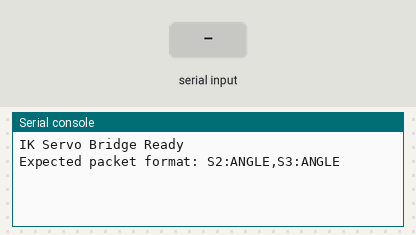
Bench run of a program on a simulated CircuitPython board. Parts: the last lines printed to the serial console. Inputs (shaded band) come from the test bench.

Above: at 1.2 s.
1.3 s: "LEG\n" received over the second serial link
At 2.4 s:
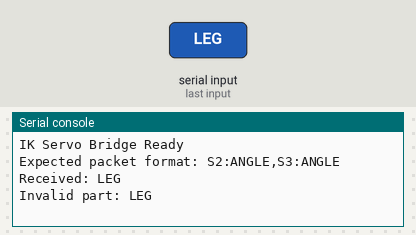
2.8 s: "S1\n" received over the second serial link
At 3.4 s:
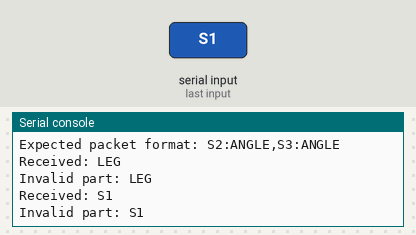
4.3 s: "L1\n" received over the second serial link
At 5.5 s:
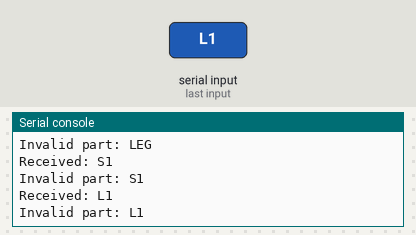
5.8 s: "R1\n" received over the second serial link
At 7.0 s:
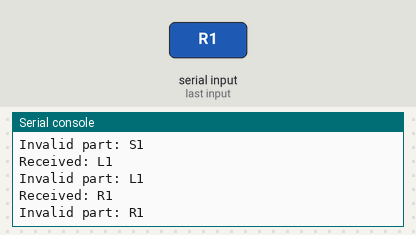
7.3 s: "5\n" received over the second serial link
At 8.1 s:
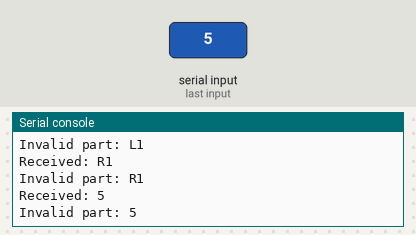

Measured:
- after the input at 1.3 s, the serial console: prints a new line at once (image 1)
- after the input at 2.8 s, the serial console: prints a new line at once (image 2)
- after the input at 4.3 s, the serial console: prints a new line at once (image 3)
- after the input at 5.8 s, the serial console: prints a new line at once (image 4)
- after the input at 7.3 s, the serial console: prints a new line at once (image 5)

The program:

code.py
```python
import time
import board
import pwmio
import usb_cdc
from adafruit_motor import servo

# ---------------------------------------
# Servo Setup
# ---------------------------------------
PWM_FREQUENCY = 50
PULSE_RANGE = (500, 2500)  # microseconds

# Servo 1
pwm1 = pwmio.PWMOut(board.SERVO_1, frequency=PWM_FREQUENCY)
servo1 = servo.Servo(pwm1, min_pulse=PULSE_RANGE[0], max_pulse=PULSE_RANGE[1])

# Servo 2
pwm2 = pwmio.PWMOut(board.SERVO_2, frequency=PWM_FREQUENCY)
servo2 = servo.Servo(pwm2, min_pulse=PULSE_RANGE[0], max_pulse=PULSE_RANGE[1])

#Servo 3
pwm3 = pwmio.PWMOut(board.SERVO_3, frequency=PWM_FREQUENCY)
servo3 = servo.Servo(pwm3, min_pulse=PULSE_RANGE[0], max_pulse=PULSE_RANGE[1])

# Servo 1
pwm4 = pwmio.PWMOut(board.SERVO_4, frequency=PWM_FREQUENCY)
servo4 = servo.Servo(pwm4, min_pulse=PULSE_RANGE[0], max_pulse=PULSE_RANGE[1])

# Servo 2
pwm5 = pwmio.PWMOut(board.SERVO_5, frequency=PWM_FREQUENCY)
servo5 = servo.Servo(pwm5, min_pulse=PULSE_RANGE[0], max_pulse=PULSE_RANGE[1])

#Servo 6
pwm6 = pwmio.PWMOut(board.SERVO_6, frequency=PWM_FREQUENCY)
servo6 = servo.Servo(pwm6, min_pulse=PULSE_RANGE[0], max_pulse=PULSE_RANGE[1])

#Servo 7
pwm7 = pwmio.PWMOut(board.SERVO_7, frequency=PWM_FREQUENCY)
servo7 = servo.Servo(pwm7, min_pulse=PULSE_RANGE[0], max_pulse=PULSE_RANGE[1])

#Servo 8
pwm8 = pwmio.PWMOut(board.SERVO_8, frequency=PWM_FREQUENCY)
servo8 = servo.Servo(pwm8, min_pulse=PULSE_RANGE[0], max_pulse=PULSE_RANGE[1])

#Servo 9
pwm9 = pwmio.PWMOut(board.SERVO_9, frequency=PWM_FREQUENCY)
servo9 = servo.Servo(pwm9, min_pulse=PULSE_RANGE[0], max_pulse=PULSE_RANGE[1])

#Servo 10
pwm10 = pwmio.PWMOut(board.SERVO_10, frequency=PWM_FREQUENCY)
servo10 = servo.Servo(pwm10, min_pulse=PULSE_RANGE[0], max_pulse=PULSE_RANGE[1])

#Servo 11
pwm11 = pwmio.PWMOut(board.SERVO_11, frequency=PWM_FREQUENCY)
servo11 = servo.Servo(pwm11, min_pulse=PULSE_RANGE[0], max_pulse=PULSE_RANGE[1])

#Servo 12
pwm12 = pwmio.PWMOut(board.SERVO_12, frequency=PWM_FREQUENCY)
servo12 = servo.Servo(pwm12, min_pulse=PULSE_RANGE[0], max_pulse=PULSE_RANGE[1])

#Servo 13
pwm13 = pwmio.PWMOut(board.SERVO_13, frequency=PWM_FREQUENCY)
servo13 = servo.Servo(pwm13, min_pulse=PULSE_RANGE[0], max_pulse=PULSE_RANGE[1])

#Servo 14
pwm14 = pwmio.PWMOut(board.SERVO_14, frequency=PWM_FREQUENCY)
servo14 = servo.Servo(pwm14, min_pulse=PULSE_RANGE[0], max_pulse=PULSE_RANGE[1])

#Servo 15
pwm15 = pwmio.PWMOut(board.SERVO_15, frequency=PWM_FREQUENCY)
servo15 = servo.Servo(pwm15, min_pulse=PULSE_RANGE[0], max_pulse=PULSE_RANGE[1])

#Servo 16
pwm16 = pwmio.PWMOut(board.SERVO_16, frequency=PWM_FREQUENCY)
servo16 = servo.Servo(pwm16, min_pulse=PULSE_RANGE[0], max_pulse=PULSE_RANGE[1])

#Servo 17
pwm17 = pwmio.PWMOut(board.SERVO_17, frequency=PWM_FREQUENCY)
servo17 = servo.Servo(pwm17, min_pulse=PULSE_RANGE[0], max_pulse=PULSE_RANGE[1])

#Servo 18
pwm18 = pwmio.PWMOut(board.SERVO_18, frequency=PWM_FREQUENCY)
servo18 = servo.Servo(pwm18, min_pulse=PULSE_RANGE[0], max_pulse=PULSE_RANGE[1])

# ---------------------------------------
# Serial Setup
# ---------------------------------------
serial = usb_cdc.data if usb_cdc.data else usb_cdc.console
buffer = bytearray()

print("IK Servo Bridge Ready")
print("Expected packet format: S2:ANGLE,S3:ANGLE")


legServos = {
    "L1": [servo1, servo2, servo3],
    "R1": [servo4, servo5, servo6],
    "L3": [servo7, servo8, servo9],
    "R3": [servo10, servo11, servo12],
    "L2": [servo13, servo14, servo15],
    "R2": [servo16, servo17, servo18]
}

# ---------------------------------------
# Helper: Apply angle safely
# ---------------------------------------
def set_servo(servo_obj, angle):
    try:
        angle = float(angle)
        if angle < 0: angle = 0
        if angle > 180: angle = 180
        servo_obj.angle = angle
        return True
    except Exception as e:
        print("Invalid angle:", angle, e)
        return False


# ---------------------------------------
# Parse the command string
# ---------------------------------------
def apply_packet(packet: str):
    """
    Packet example:
    S2:45,S3:90
    """

    print("Received:", packet)

    parts = packet.split(",")
    leg = "none"

    for part in parts:
        if ":" not in part:
            print("Invalid part:", part)
            continue

        channel, value = part.split(":", 1)
        channel = channel.strip().upper()
        value = value.strip()


        if channel == "LEG":
            leg = value
            print(f"Leg:{value}")
            continue

        if channel == "S1":
            if set_servo(legServos[leg][0], value):
                print(f"Servo 1 -> {value}")

        elif channel == "S2":
            if set_servo(legServos[leg][1], value):
                print(f"Servo 2 -> {value}")

        elif channel == "S3":
            if set_servo(legServos[leg][2], value):
                print(f"Servo 3 -> {value}")

        else:
            print("Unknown channel:", channel)


# ---------------------------------------
# Main Loop
# ---------------------------------------
while True:
    if serial.in_waiting > 0:
        data = serial.read(serial.in_waiting)
        if data:
            buffer.extend(data)

            while b"\n" in buffer:
                line, _, remainder = buffer.partition(b"\n")
                buffer = bytearray(remainder)

                try:
                    decoded = line.decode("utf-8").strip()
                except UnicodeError:
                    print("Undecodable serial input")
                    continue

                if decoded:
                    apply_packet(decoded)

    time.sleep(0.01)
```
